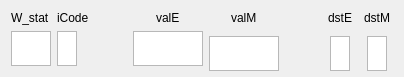
  <widget class="QWidget" name="layoutWidget">
   <property name="geometry">
    <rect>
     <x>100</x>
     <y>150</y>
     <width>404</width>
     <height>71</height>
    </rect>
   </property>
   <layout class="QGridLayout" name="gridLayout">
    <item row="1" column="4">
     <widget class="QTextBrowser" name="W_valM">
      <property name="sizePolicy">
       <sizepolicy hsizetype="Preferred" vsizetype="Preferred">
        <horstretch>70</horstretch>
        <verstretch>20</verstretch>
       </sizepolicy>
      </property>
      <property name="minimumSize">
       <size>
        <width>70</width>
        <height>35</height>
       </size>
      </property>
      <property name="maximumSize">
       <size>
        <width>70</width>
        <height>24</height>
       </size>
      </property>
      <property name="baseSize">
       <size>
        <width>70</width>
        <height>20</height>
       </size>
      </property>
      <property name="styleSheet">
       <string notr="true"/>
      </property>
     </widget>
    </item>
    <item row="1" column="3">
     <widget class="QTextBrowser" name="W_valE">
      <property name="sizePolicy">
       <sizepolicy hsizetype="Preferred" vsizetype="Preferred">
        <horstretch>70</horstretch>
        <verstretch>20</verstretch>
       </sizepolicy>
      </property>
      <property name="minimumSize">
       <size>
        <width>70</width>
        <height>35</height>
       </size>
      </property>
      <property name="maximumSize">
       <size>
        <width>70</width>
        <height>35</height>
       </size>
      </property>
      <property name="baseSize">
       <size>
        <width>70</width>
        <height>20</height>
       </size>
      </property>
      <property name="styleSheet">
       <string notr="true"/>
      </property>
     </widget>
    </item>
    <item row="0" column="1" alignment="Qt::AlignHCenter">
     <widget class="QLabel" name="label_2">
      <property name="styleSheet">
       <string notr="true">QLabel
{
font: 18pt &quot;Chiller&quot;;
}</string>
      </property>
      <property name="text">
       <string>iCode</string>
      </property>
     </widget>
    </item>
    <item row="0" column="4" alignment="Qt::AlignHCenter">
     <widget class="QLabel" name="label_4">
      <property name="styleSheet">
       <string notr="true">QLabel
{
font: 18pt &quot;Chiller&quot;;
}</string>
      </property>
      <property name="text">
       <string>valM</string>
      </property>
     </widget>
    </item>
    <item row="1" column="5">
     <spacer name="horizontalSpacer_2">
      <property name="orientation">
       <enum>Qt::Horizontal</enum>
      </property>
      <property name="sizeHint" stdset="0">
       <size>
        <width>40</width>
        <height>20</height>
       </size>
      </property>
     </spacer>
    </item>
    <item row="0" column="6" alignment="Qt::AlignHCenter">
     <widget class="QLabel" name="label_5">
      <property name="styleSheet">
       <string notr="true">QLabel
{
font: 18pt &quot;Chiller&quot;;
}</string>
      </property>
      <property name="text">
       <string>dstE</string>
      </property>
     </widget>
    </item>
    <item row="0" column="7" alignment="Qt::AlignHCenter">
     <widget class="QLabel" name="label_6">
      <property name="styleSheet">
       <string notr="true">QLabel
{
font: 18pt &quot;Chiller&quot;;
}</string>
      </property>
      <property name="text">
       <string>dstM</string>
      </property>
     </widget>
    </item>
    <item row="0" column="3" alignment="Qt::AlignHCenter">
     <widget class="QLabel" name="label_3">
      <property name="styleSheet">
       <string notr="true">QLabel
{
font: 18pt &quot;Chiller&quot;;
}</string>
      </property>
      <property name="text">
       <string>valE</string>
      </property>
     </widget>
    </item>
    <item row="1" column="7" alignment="Qt::AlignHCenter">
     <widget class="QTextBrowser" name="W_dstM">
      <property name="sizePolicy">
       <sizepolicy hsizetype="Preferred" vsizetype="Preferred">
        <horstretch>70</horstretch>
        <verstretch>20</verstretch>
       </sizepolicy>
      </property>
      <property name="minimumSize">
       <size>
        <width>20</width>
        <height>35</height>
       </size>
      </property>
      <property name="maximumSize">
       <size>
        <width>20</width>
        <height>24</height>
       </size>
      </property>
      <property name="baseSize">
       <size>
        <width>70</width>
        <height>20</height>
       </size>
      </property>
      <property name="styleSheet">
       <string notr="true"/>
      </property>
     </widget>
    </item>
    <item row="1" column="6" alignment="Qt::AlignHCenter">
     <widget class="QTextBrowser" name="W_dstE">
      <property name="sizePolicy">
       <sizepolicy hsizetype="Preferred" vsizetype="Preferred">
        <horstretch>70</horstretch>
        <verstretch>35</verstretch>
       </sizepolicy>
      </property>
      <property name="minimumSize">
       <size>
        <width>20</width>
        <height>35</height>
       </size>
      </property>
      <property name="maximumSize">
       <size>
        <width>20</width>
        <height>24</height>
       </size>
      </property>
      <property name="baseSize">
       <size>
        <width>70</width>
        <height>20</height>
       </size>
      </property>
      <property name="styleSheet">
       <string notr="true"/>
      </property>
     </widget>
    </item>
    <item row="0" column="0" alignment="Qt::AlignHCenter">
     <widget class="QLabel" name="label_41">
      <property name="styleSheet">
       <string notr="true">QLabel
{
font: 18pt &quot;Chiller&quot;;
}</string>
      </property>
      <property name="text">
       <string>W_stat</string>
      </property>
     </widget>
    </item>
    <item row="1" column="0" alignment="Qt::AlignHCenter">
     <widget class="QTextBrowser" name="W_stat">
      <property name="sizePolicy">
       <sizepolicy hsizetype="Preferred" vsizetype="Preferred">
        <horstretch>70</horstretch>
        <verstretch>40</verstretch>
       </sizepolicy>
      </property>
      <property name="minimumSize">
       <size>
        <width>0</width>
        <height>35</height>
       </size>
      </property>
      <property name="maximumSize">
       <size>
        <width>40</width>
        <height>35</height>
       </size>
      </property>
      <property name="baseSize">
       <size>
        <width>70</width>
        <height>20</height>
       </size>
      </property>
      <property name="styleSheet">
       <string notr="true"/>
      </property>
     </widget>
    </item>
    <item row="1" column="1">
     <widget class="QTextBrowser" name="W_icode">
      <property name="sizePolicy">
       <sizepolicy hsizetype="Preferred" vsizetype="Preferred">
        <horstretch>70</horstretch>
        <verstretch>35</verstretch>
       </sizepolicy>
      </property>
      <property name="minimumSize">
       <size>
        <width>0</width>
        <height>35</height>
       </size>
      </property>
      <property name="maximumSize">
       <size>
        <width>20</width>
        <height>45</height>
       </size>
      </property>
      <property name="baseSize">
       <size>
        <width>70</width>
        <height>20</height>
       </size>
      </property>
      <property name="styleSheet">
       <string notr="true"/>
      </property>
      <property name="verticalScrollBarPolicy">
       <enum>Qt::ScrollBarAlwaysOff</enum>
      </property>
      <property name="horizontalScrollBarPolicy">
       <enum>Qt::ScrollBarAlwaysOff</enum>
      </property>
     </widget>
    </item>
    <item row="1" column="2">
     <spacer name="horizontalSpacer">
      <property name="orientation">
       <enum>Qt::Horizontal</enum>
      </property>
      <property name="sizeHint" stdset="0">
       <size>
        <width>38</width>
        <height>18</height>
       </size>
      </property>
     </spacer>
    </item>
   </layout>
  </widget>
